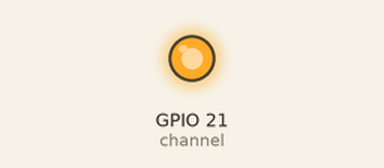
Recording of a program running on a simulated Raspberry Pi (BCM pin numbers). On the bench: output pins drawn as LEDs (lit = HIGH). At 2.0 s the program stops and its outputs stay as they are.

Above: at 0.1 s.
At 1.1 s:
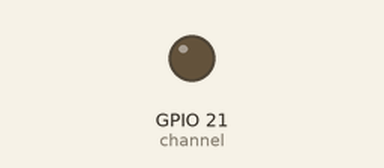
Timing chart, 0 to 2.6 s (numbered marks = the images above):
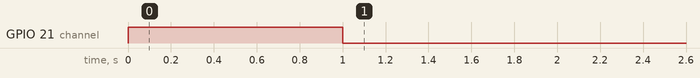

Measured:
- by itself, GPIO 21 (channel): LOW → HIGH at 0.00 s, → LOW 1.0 s later

The program:

relay.py
```python
import RPi.GPIO as GPIO
import time

channel = 21

# GPIO setup
GPIO.setmode(GPIO.BCM)
GPIO.setup(channel, GPIO.OUT)


def motor_on(pin):
    GPIO.output(pin, GPIO.HIGH)  # Turn motor on


def motor_off(pin):
    GPIO.output(pin, GPIO.LOW)  # Turn motor off


if __name__ == '__main__':
    try:
        motor_on(channel)
        time.sleep(1)
        motor_off(channel)
        time.sleep(1)
        GPIO.cleanup()
    except KeyboardInterrupt:
        GPIO.cleanup()
```
